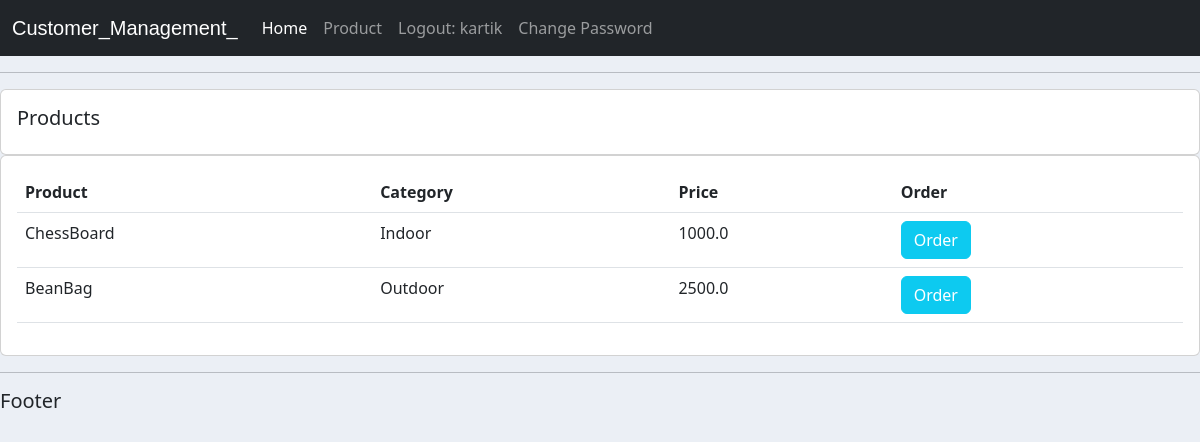
Screenshot of /products/ (signed in) with the database file from the repository.
### App/models.py (models this page shows, shortened)
class Product(models.Model):
    CATEGORY = (('Indoor','Indoor'),('Outdoor','Outdoor'))
    tag = models.ManyToManyField(Tag)
    name = models.CharField(max_length=200,null=True)
    price = models.FloatField(null=True)
    category = models.CharField(max_length=200,null=True,choices=CATEGORY)
    description = models.CharField(max_length=200,null=True,blank=True)
    date = models.DateTimeField(auto_now_add=True)

### App/views.py (the view)
# urls.py: path('products/',productPage,name='produts'),
@login_required(login_url='/login/')
def productPage(request):
    products = Product.objects.all()
    return render(request,'products.html',{'products':products})

### templates/products.html (shortened to what this page needs)
{% extends 'main.html' %}
{%block content%}
    <div class="row">
        <div class="col-md">
            <div class="card card-body">
                <h5>Products</h5>
            </div>
            <div class="card card-body">
                <table class="table">
                    <tr>
                        <th>Product</th>
                        <th>Category</th>
                        <th>Price</th>
                        <th>Order</th>
                    </tr>
                    {%for p in products%}
                        <tr>
                            <td>{{p.name}}</td>
                            <td>{{p.category}}</td>
                            <td>{{p.price}}</td>
                            <td><a href="/ordered/{{request.user.id}}/{{p.id}}/" class="btn btn-md btn-info text-white">Order</a></td>
                        </tr>
                    {%endfor%}
                </table>
            </div>
        </div>
    </div>
{%endblock content%}

### templates/navbar.html (shortened to what this page needs)
<nav class="navbar navbar-expand-lg navbar-dark bg-dark">
    <div class="container-fluid">
      <a class="navbar-brand" id="logo" href="#">Customer_Management_</a>
      <div class="collapse navbar-collapse" id="navbarNav">
        <ul class="navbar-nav">
          <li class="nav-item">
            <a class="nav-link active" aria-current="page" href="/">Home</a>
          </li>
          <li class="nav-item">
            <a class="nav-link" href="/products/">Product</a>
          </li>
          <span>
            <a class="nav-link" href="/logout/">Logout: {{request.user}}</a>
          </span>
          <span>
            <a  class="nav-link" style="display:flex;align-items:center; text-decoration:none;" href="/change/">Change Password</a>
          </span>
        </ul>
      </div>
    </div>
  </nav>

### templates/main.html (style rules this page uses)
html { overflow-x:hidden; }
#logo { font-family:sans-serif; }
body { background-color:#ebeff5; }

### rows the page displays
Product: name "ChessBoard", category "Indoor", price "1000.0"
Product: name "BeanBag", category "Outdoor", price "2500.0"

### other values shown
{{ request.user }} "kartik"
